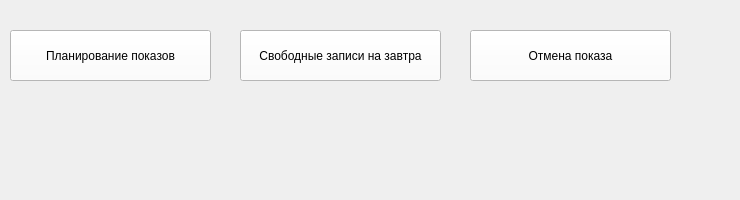
    <widget class="QWidget" name="page_impressions">
     <widget class="QFrame" name="frame_clients_7">
      <property name="geometry">
       <rect>
        <x>10</x>
        <y>20</y>
        <width>721</width>
        <height>171</height>
       </rect>
      </property>
      <property name="styleSheet">
       <string notr="true">background-color: transparent;</string>
      </property>
      <property name="frameShape">
       <enum>QFrame::StyledPanel</enum>
      </property>
      <property name="frameShadow">
       <enum>QFrame::Raised</enum>
      </property>
      <widget class="QPushButton" name="bt_impressions_add">
       <property name="geometry">
        <rect>
         <x>0</x>
         <y>10</y>
         <width>201</width>
         <height>51</height>
        </rect>
       </property>
       <property name="styleSheet">
        <string notr="true">background-color: rgb(255,255,255);
color: rgb(0, 0, 0);</string>
       </property>
       <property name="text">
        <string>Планирование показов</string>
       </property>
      </widget>
      <widget class="QPushButton" name="bt_clientsReg_8">
       <property name="geometry">
        <rect>
         <x>460</x>
         <y>10</y>
         <width>201</width>
         <height>51</height>
        </rect>
       </property>
       <property name="styleSheet">
        <string notr="true">background-color: rgb(255,255,255);
color: rgb(0, 0, 0);</string>
       </property>
       <property name="text">
        <string>Отмена показа</string>
       </property>
      </widget>
      <widget class="QPushButton" name="bt_freeImpressionsTommorrow">
       <property name="geometry">
        <rect>
         <x>230</x>
         <y>10</y>
         <width>201</width>
         <height>51</height>
        </rect>
       </property>
       <property name="styleSheet">
        <string notr="true">background-color: rgb(255,255,255);
color: rgb(0, 0, 0);</string>
       </property>
       <property name="text">
        <string>Свободные записи на завтра</string>
       </property>
      </widget>
     </widget>
    </widget>
